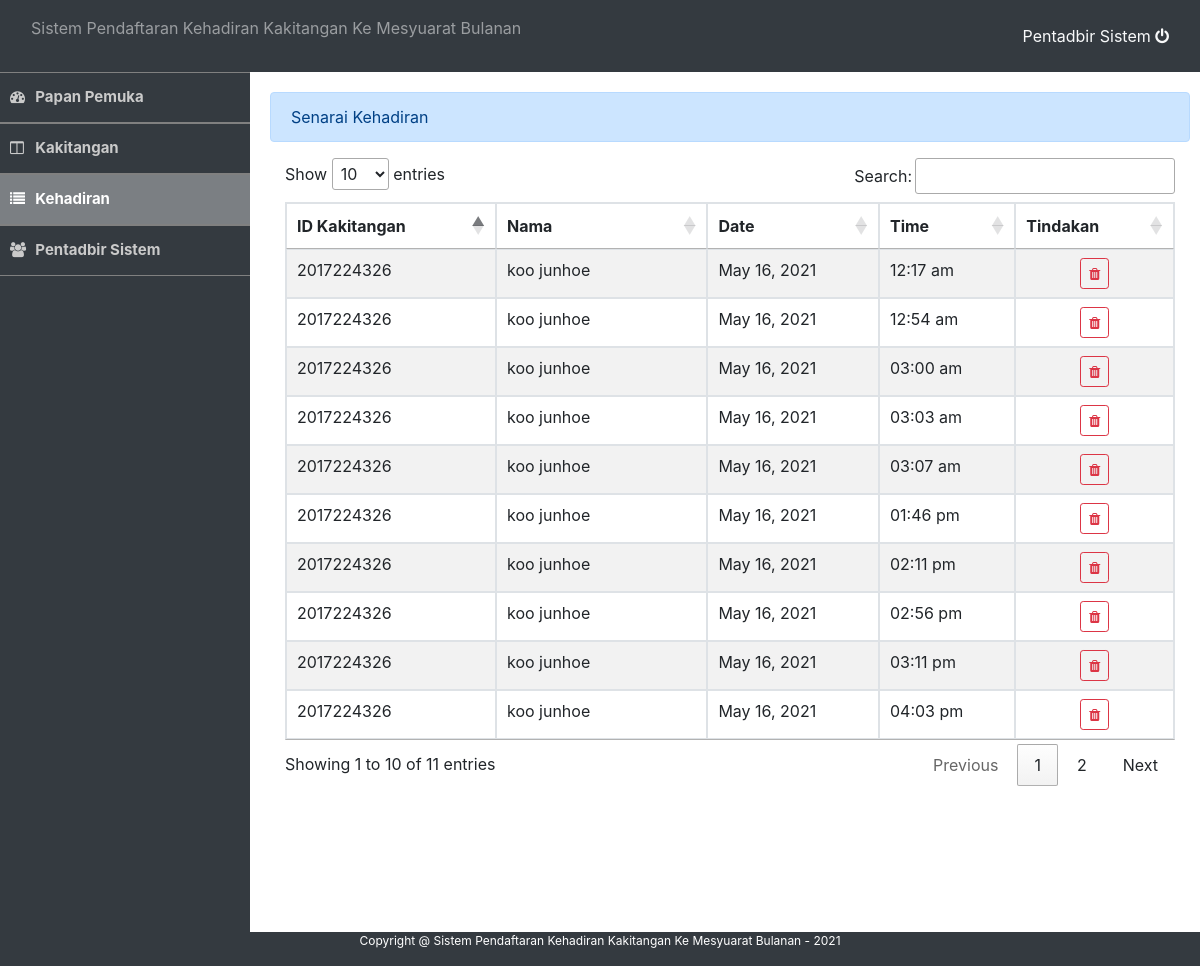
The app's page /admin/attendance.php (signed in) with its own data.
### tables this page shows
CREATE TABLE IF NOT EXISTS `kehadiran` (
`id` int(11) NOT NULL,
  `id_kakitangan` varchar(100) NOT NULL,
  `nama` varchar(50) NOT NULL,
  `kata_laluan` varchar(50) NOT NULL,
  `no_tel` int(20) NOT NULL,
  `kad_pengenalan` varchar(100) NOT NULL,
  `jabatan` varchar(100) NOT NULL,
  `jawatan` varchar(100) NOT NULL,
  `log_type` tinyint(1) NOT NULL,
  `datetime_log` datetime NOT NULL DEFAULT CURRENT_TIMESTAMP,
  `date_updated` datetime NOT NULL DEFAULT CURRENT_TIMESTAMP ON UPDATE CURRENT_TIMESTAMP
);

CREATE TABLE IF NOT EXISTS `kakitangan` (
`id` int(11) NOT NULL,
  `id_kakitangan` varchar(100) NOT NULL,
  `nama` varchar(50) NOT NULL,
  `kata_laluan` varchar(50) NOT NULL,
  `no_tel` varchar(100) NOT NULL,
  `kad_pengenalan` bigint(100) NOT NULL,
  `jabatan` varchar(100) NOT NULL,
  `jawatan` varchar(100) NOT NULL
);

### admin/attendance.php (the view, shortened to what this page needs)
<!DOCTYPE html>
<?php
	require_once 'auth.php';
	include 'footer.php';
?>
<html lang = "eng">
	<head>
		<?php include('header.php') ?>
	</head>
	<body>
		<?php include('nav_bar.php') ?>
		<div class = "container-fluid admin" >
			<div class = "alert alert-primary">Senarai Kehadiran</div>
			<div class = "well col-lg-12">
				<table id="table" class="table table-bordered table-striped">
					<thead>
						<tr>
							<th>ID Kakitangan</th>
							<th>Nama</th>
							<th>Date</th>
							<th>Time</th>
							<th>Tindakan</th>
						</tr>
					</thead>
					<tbody>
					<?php
						$attendance_qry = $conn->query("SELECT a.*, k.nama FROM `kehadiran` a inner join kakitangan k on a.id_kakitangan = k.id_kakitangan ") or die(mysqli_error($conn));
						while($row = $attendance_qry->fetch_array()){
					?>
						<tr>
							<td><?php echo $row['id_kakitangan']?></td>
							<td><?php echo htmlentities($row['nama'])?></td>
							<td><?php echo date("F d, Y", strtotime($row['datetime_log']))?></td>
							<td><?php echo date("h:i a", strtotime($row['datetime_log']))?></td>
							<td><center><button data-id = "<?php echo $row['id']?>" class = "btn btn-sm btn-outline-danger remove_log" type="button"><i class = "fa fa-trash"></i></button></center></td>
						</tr>
					<?php
						}
					?>
					</tbody>
				</table>
			<br />
			<br />
			<br />
			</div>
		</div>
	</body>
</html>

### admin/footer.php (shortened to what this page needs)
<head>
</head>
<div class="footer">
	<p>Copyright @ Sistem Pendaftaran Kehadiran Kakitangan Ke Mesyuarat Bulanan - 2021</p>
</div>

### admin/header.php (shortened to what this page needs)
<link rel = "stylesheet" type = "text/css" href = "../assets/css/bootstrap.min.css" />
<link rel = "stylesheet" type = "text/css" href = "https://stackpath.bootstrapcdn.com/font-awesome/4.7.0/css/font-awesome.min.css" />
<link rel = "stylesheet" type = "text/css" href = "https://cdn.datatables.net/1.10.21/css/jquery.dataTables.min.css" />
<link rel = "stylesheet" type = "text/css" href = "../assets/css/style.css" />

### admin/nav_bar.php (shortened to what this page needs)
	<nav class = "navbar navbar-header navbar-dark bg-dark">
	<div class = "container-fluid">
		<div class = "navbar-header">
			<p class = "navbar-text pull-right">Sistem Pendaftaran Kehadiran Kakitangan Ke Mesyuarat Bulanan</p>
		</div>
		<div class = "nav navbar-nav navbar-right">
			<a href="logout.php" class="text-light">Pentadbir Sistem   <i class="fa fa-power-off"></i></a>
		</div>
	</div>
</nav>
<div id="sidebar" class="bg-dark">
	<div id="sidebar-field">
		<a href="home.php" class="sidebar-item">
				<div class="sidebar-icon"><i class="fa fa-dashboard"> </i></div>  Papan Pemuka
		</a>
	</div>
	<div id="sidebar-field">
		<a href="employee.php" class="sidebar-item">
				<div class="sidebar-icon"><i class="fa fa-columns"> </i></div>  Kakitangan
		</a>
	</div>
	<div id="sidebar-field">
		<a href="attendance.php" class="sidebar-item">
				<div class="sidebar-icon"><i class="fa fa-list"> </i></div>  Kehadiran
		</a>
	</div>
	<div id="sidebar-field">
		<a href="users.php" class="sidebar-item">
				<div class="sidebar-icon"><i class="fa fa-users"> </i></div>  Pentadbir Sistem
		</a>
	</div>
</div>

### assets/css/style.css (style rules this page uses)
body { height:100%; }
div#sidebar { width: 250px; height: 95.3%; position: absolute; }
#sidebar-field { border-top:1px solid gray; }
#sidebar .sidebar-item { position: relative; height: 50px; padding: 10px; display: inline-flex; font-size: 15px; align-items: center; border-bottom: 1px solid gray; width: 100%; color: #cacaca; font-weight: 700 }
#sidebar .sidebar-item:hover, #sidebar .sidebar-item.active { color:white; text-decoration: unset; background: #ffffff59 }
#sidebar .sidebar-item .sidebar-icon { width:11%; padding: auto; }
.container-fluid.admin { padding: 20px; width: 80%; max-width: inherit; margin-left: 250px }

### admin/footer.php (style rules this page uses)
.footer { position: fixed; left: 0; bottom: 0; width: 100%; background-color: #343a40; color: white; font-size: 12px; text-align: center; }

### records on screen
kehadiran: id_kakitangan "2017224326", kakitangan.nama "koo junhoe", datetime_log "May 16, 2021", datetime_log "12:17 am"
kehadiran: id_kakitangan "2017224326", kakitangan.nama "koo junhoe", datetime_log "May 16, 2021", datetime_log "12:54 am"
kehadiran: id_kakitangan "2017224326", kakitangan.nama "koo junhoe", datetime_log "May 16, 2021", datetime_log "03:00 am"
kehadiran: id_kakitangan "2017224326", kakitangan.nama "koo junhoe", datetime_log "May 16, 2021", datetime_log "03:03 am"
kehadiran: id_kakitangan "2017224326", kakitangan.nama "koo junhoe", datetime_log "May 16, 2021", datetime_log "03:07 am"
kehadiran: id_kakitangan "2017224326", kakitangan.nama "koo junhoe", datetime_log "May 16, 2021", datetime_log "01:46 pm"
kehadiran: id_kakitangan "2017224326", kakitangan.nama "koo junhoe", datetime_log "May 16, 2021", datetime_log "02:11 pm"
kehadiran: id_kakitangan "2017224326", kakitangan.nama "koo junhoe", datetime_log "May 16, 2021", datetime_log "02:56 pm"
kehadiran: id_kakitangan "2017224326", kakitangan.nama "koo junhoe", datetime_log "May 16, 2021", datetime_log "03:11 pm"
kehadiran: id_kakitangan "2017224326", kakitangan.nama "koo junhoe", datetime_log "May 16, 2021", datetime_log "04:03 pm"
